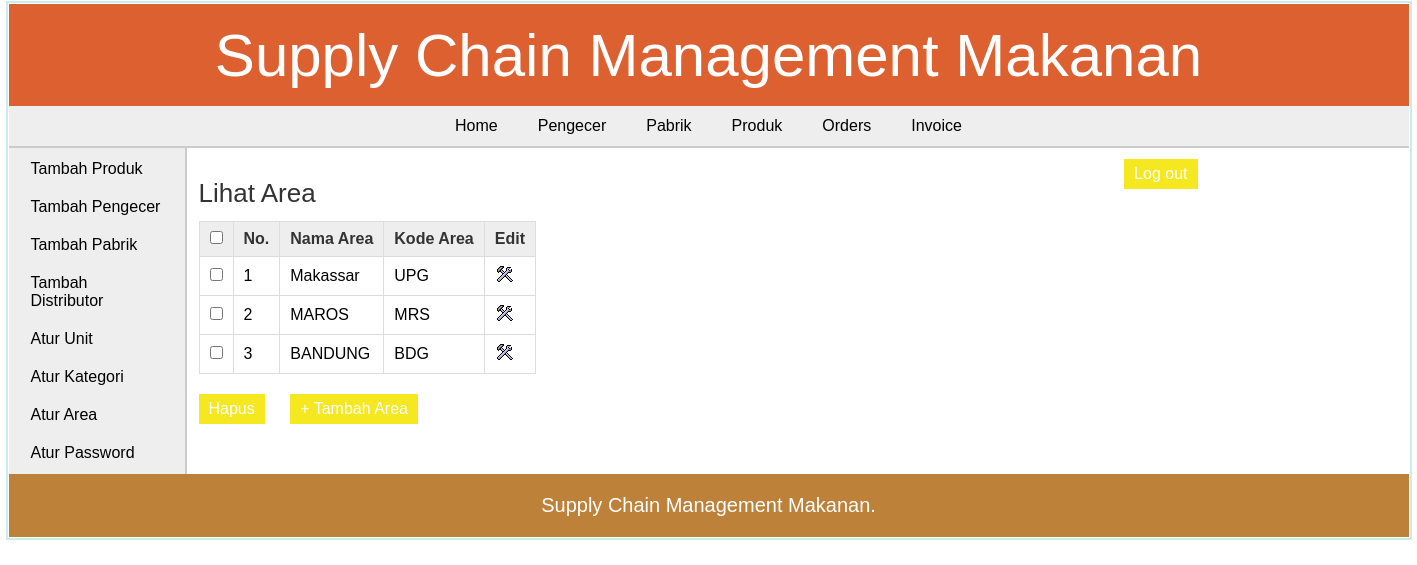
The app's page /admin/view_area.php (signed in) with its own data.
### tables this page shows
CREATE TABLE `area` (
  `area_id` int(11) NOT NULL,
  `area_name` varchar(50) NOT NULL,
  `area_code` varchar(10) NOT NULL
);

### admin/view_area.php (the view, shortened to what this page needs)
<?php
	include("../includes/config.php");
	if(isset($_SESSION['admin_login'])) {
		if($_SESSION['admin_login'] == true) {
			$query_selectArea = "SELECT * FROM area";
			$result_selectArea = mysqli_query($con,$query_selectArea);
		}
		else {
			header('Location:../index.php');
		}
	}
	else {
		header('Location:../index.php');
	}
?>
<!DOCTYPE html>
<html>
<head>
	<link rel="stylesheet" href="../includes/main_style.css" >
</head>
<body>
	<?php
		include("../includes/header.inc.php");
		include("../includes/nav_admin.inc.php");
		include("../includes/aside_admin.inc.php");
	?>
	<section>
		<h1>Lihat Area</h1>
		<form action="" method="POST" class="form">
		<table class="table_displayData">
			<tr>
				<th> <input type="checkbox" onClick="toggle(this)" /> </th>
				<th>No.</th>
				<th>Nama Area</th>
				<th>Kode Area</th>
				<th> Edit </th>
			</tr>
			<?php $i=1; while($row_selectArea = mysqli_fetch_array($result_selectArea)) { ?>
			<tr>
				<td> <input type="checkbox" name="chkId[]" value="<?php echo $row_selectArea['area_id']; ?>" /> </td>
				<td> <?php echo $i; ?> </td>
				<td> <?php echo $row_selectArea['area_name']; ?> </td>
				<td> <?php echo $row_selectArea['area_code']; ?> </td>
				<td> <a href="edit_area.php?id=<?php echo $row_selectArea['area_id']; ?>"><img src="../images/edit.png" alt="edit" /></a> </td>
			</tr>
			<?php $i++; } ?>
		</table>
		<input type="submit" value="Hapus" class="submit_button"/>
		<a href="add_area.php"><input type="button" value="+ Tambah Area" class="submit_button"/></a>
		</form>
	</section>
	<?php
		include("../includes/footer.inc.php");
	?>
</body>
</html>

### includes/main_style.css (style rules this page uses)
* { font-family: arial,sans-serif; margin:0px; padding:1px; }
body { width:1400px; margin:auto; border:2px solid #cbecec; }
a { text-decoration:none; }
.submit_button { font-size:16px; margin-top:20px; margin-right:20px; padding:6px 10px; background-color:#f5e720; border:none; color:white; }
section { width:1000px; padding:10px; padding-bottom:40px; }
section h1 { margin-bottom:10px; font-weight:normal; color:#333; font-size: 26px; }
table { border-collapse: collapse; }
.table_displayData td, .table_displayData th { border:1px solid #ddd; padding: 8px 10px; text-align: left; }
.table_displayData th { background-color:#eee; color:#333; }

### records on screen
area: area_name "Makassar", area_code "UPG"
area: area_name "MAROS", area_code "MRS"
area: area_name "BANDUNG", area_code "BDG"
